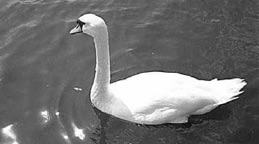
#> input picture Notebooks/edgeDetection/swan.jpg, 259 x 144 px
$ jupyter execute canny.ipynb   (older library calls are emulated)
#> lines starting #> are read from the running program, lines starting #| are printed output that depends on the picture
[cell 1]
import numpy as np
import matplotlib.pyplot as plt
from PIL import Image

[cell 2]
img = np.array(Image.open('swan.jpg').convert('L'))
print(img.shape)
#| (144, 259)

[cell 3]
plt.imshow(img,cmap='gray')
plt.show()

[cell 4]
sH = np.zeros((5,5))
sH =[
    [1,4,7,4,1],
    [4,16,26,16,4],
    [7,26,41,26,7],
    [4,16,26,16,4],
    [1,4,7,4,1]
]

[cell 5]
SH = np.zeros((img.shape[0],img.shape[1]))
SH[0:5,0:5] = sH

[cell 6]
H1 = np.fft.fft2(SH)

[cell 7]
F = np.fft.fft2(img)

[cell 8]
G = H1*F

[cell 9]
im = np.fft.ifft(G)

[cell 10]
im_shifted = np.fft.fftshift(im)
im_mag_spec = 5*np.log(np.abs(im_shifted))
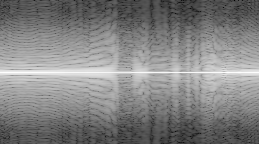
#> im_mag_spec: shape (144, 259) float64; min 8.05, max 77.9, mean 43.7; drawn with min black and max white
plt.imshow(im_mag_spec, cmap='gray')
plt.show()

[cell 11]
def convolve2D(F, H, fil_shape):
    G = np.zeros((F.shape[0]-fil_shape+1,F.shape[1]-fil_shape+1))

    for i in range(G.shape[0]):
        for j in range(G.shape[1]):
            G[i,j] = np.sum(np.multiply(F[i:i+fil_shape,j:j+fil_shape],H))
    return G

[cell 12]
img.shape
#> Out = (144, 259)

[cell 13]
sH = np.zeros((5,5))
sH = np.zeros((5,5))
sH[0,] = [1,4,7,4,1]
sH[1,] = [4,16,26,16,4]
sH[2,] = [7,26,41,26,7]
sH[3,] = [4,16,26,16,4]
sH[4,] = [1,4,7,4,1]

[cell 14]
sH.shape

[cell 15]
# Smooth out an image
G = convolve2D(img, sH,5)
#> after the loop in convolve2D, `for i in range(G.shape[0]):`:
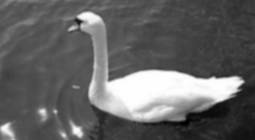
#> G: shape (140, 255) float64; min 5975, max 69550, mean 30914.3; drawn with min black and max white

[cell 16]
# plt.imshow(img,cmap='gray')
plt.imshow(G,cmap='gray')
plt.show()

[cell 17]
Hx = np.zeros((3,3))
Hx[0,:] = [-1,0,1]
Hx[1,:] = [-2,0,2]
Hx[-1,:] = [-1,0,1]
Hx

[cell 18]
Fx = convolve2D(G, Hx,3)
#> call 2 of convolve2D, with H = array of shape (3, 3), fil_shape = 3
#> after the loop in convolve2D (call 2), `for i in range(G.shape[0]):`:
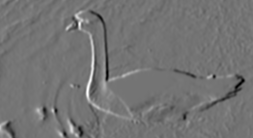
#> G: shape (138, 253) float64; min -92625, max 109823, mean -347.9; drawn with min black and max white

[cell 19]
Hy = np.zeros((3,3))
Hy[0,:] = [1,2,1]
Hy[1,:] = [0,0,0]
Hy[-1,:] = [-1,-2,-1]
Hy

[cell 20]
Fy = convolve2D(G, Hy,3)
#> call 3 of convolve2D, with H = array of shape (3, 3), fil_shape = 3
#> after the loop in convolve2D (call 3), `for i in range(G.shape[0]):`:
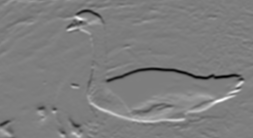
#> G: shape (138, 253) float64; min -143806, max 147441, mean 334.2; drawn with min black and max white

[cell 21]
G = np.hypot(Fx,Fy)
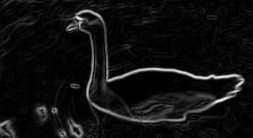
#> G: shape (138, 253) float64; min 0, max 153103.4, mean 10314.7; drawn with min black and max white
G = G/G.max()*255

[cell 22]
theta = np.arctan2(Fy,Fx)
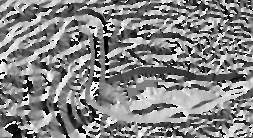
#> theta: shape (138, 253) float64; min -3.14, max 3.14, mean 0.13; drawn with min black and max white

[cell 23]
plt.imshow(Fx,cmap='gray')
plt.show()

[cell 24]
plt.imshow(Fy,cmap='gray')
plt.show()

[cell 25]
plt.imshow(theta,cmap='gray')
plt.show()

[cell 26]
# Gradient intensity
plt.imshow(G,cmap='gray')
plt.show()

[cell 27]
theta[0,0]
#> Out = 1.09

[cell 28]
G[0,0]
#> Out = 3.08

[cell 29]
def nonMaxSuppression(G,theta):
    output = np.zeros((G.shape[0],G.shape[1]))
    orientation = theta *180./np.pi   # radians to degrees

    orientation[orientation < 0] += 180 # make all orientations greater than or equal to 0
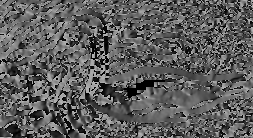
#> orientation: shape (138, 253) float64; min 0, max 180, mean 93
    rows,cols = G.shape
#> rows = 138; cols = 253
    for i in range(1,rows-1):
        for j in range(1,cols-1):
            x = 255
            y = 255

            if(0 <= orientation[i,j] < 22.5) or (157.5 <= orientation[i,j] <= 180):
                x = G[i,j+1]
                y = G[i,j-1]
            elif (22.5 <= orientation[i,j] < 67.5):
                x = G[i-1,j+1]
                y = G[i+1,j-1]
            elif (67.5 <= orientation[i,j] < 112.5):
                x = G[i-1,j]
                y = G[i+1,j]
            elif (112.5 <= orientation[i,j] < 157.5):
                x = G[i-1,j-1]
                y = G[i+1,j+1]

            if(G[i,j] >= x) and (G[i,j] >= y):
                output[i,j] = G[i,j]
            else:
                output[i,j] = 0
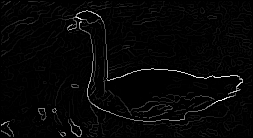
#> output: shape (138, 253) float64; min 0, max 255, mean 6.2

    return(output)

[cell 30]
Gnms = nonMaxSuppression(G,theta)

[cell 31]
plt.imshow(Gnms,cmap='gray')
plt.show()

[cell 32]
np.int(25)

[cell 33]
def doubleThreshold(Gnms, low_thresh=0.05, high_thresh=0.09):
#> called with low_thresh = 0.05, high_thresh = 0.09
    highThresh = Gnms.max()*high_thresh
#> highThresh = 22.95
    lowThresh = highThresh*low_thresh
#> lowThresh = 1.15

    rows,cols = Gnms.shape
#> rows = 138; cols = 253
    output = np.zeros((rows,cols),dtype=np.int32)
    strong_val = np.int32(255)
    weak_val = np.int32(25)


    str_idx_row, str_idx_col = np.where(Gnms >= highThresh)
#> str_idx_row = 1885 values from 1 to 136; str_idx_col = 1885 values, max 251 at index 485, min 1 at index 551, mean 120.8
    irr_idx_row, irr_idx_col = np.where(Gnms < lowThresh)

    weak_idx_row, weak_idx_col = np.where((Gnms <= highThresh) & (Gnms >= lowThresh))
#> weak_idx_row = 7257 values from 1 to 136; weak_idx_col = 7257 values, max 251 at index 92, min 1 at index 47, mean 131.7

    output[str_idx_row, str_idx_col] = strong_val
    output[weak_idx_row, weak_idx_col] = weak_val

    return(output)

[cell 34]
G_dThresh = doubleThreshold(Gnms)
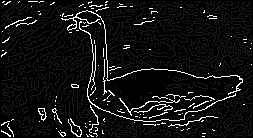
#> G_dThresh: shape (138, 253) int32; min 0, max 255, mean 19

[cell 35]
G_dThresh[1,45]
#> Out = 25

[cell 36]
plt.imshow(G_dThresh,cmap='gray')
plt.show()

[cell 37]
def hysteresis(G_dThresh,weak_val,strong_val=255):
#> called with weak_val = 25, strong_val = 255
    rows,cols = G_dThresh.shape
#> rows = 138; cols = 253
    for i in range(0,rows-1):
        for j in range(0,cols-1):
            if (G_dThresh[i,j]== weak_val):
                try:
                    if ((G_dThresh[i,j-1]== strong_val) or (G_dThresh[i,j+1]== strong_val) or (G_dThresh[i-1,j]== strong_val) or (G_dThresh[i+1,j]== strong_val) or (G_dThresh[i-1,j+1]== strong_val) or (G_dThresh[i-1,j-1]== strong_val) or (G_dThresh[i+1,j+1]== strong_val) or (G_dThresh[i+1,j-1]== strong_val)):
                        G_dThresh[i,j] = strong_val
                    else:
                        G_dThresh[i,j] = 0
                except IndexError as e:
                    pass
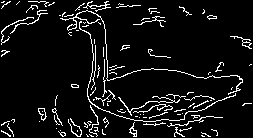
#> G_dThresh: shape (138, 253) int32; 7.2% white in thin lines or dots


    return(G_dThresh)
